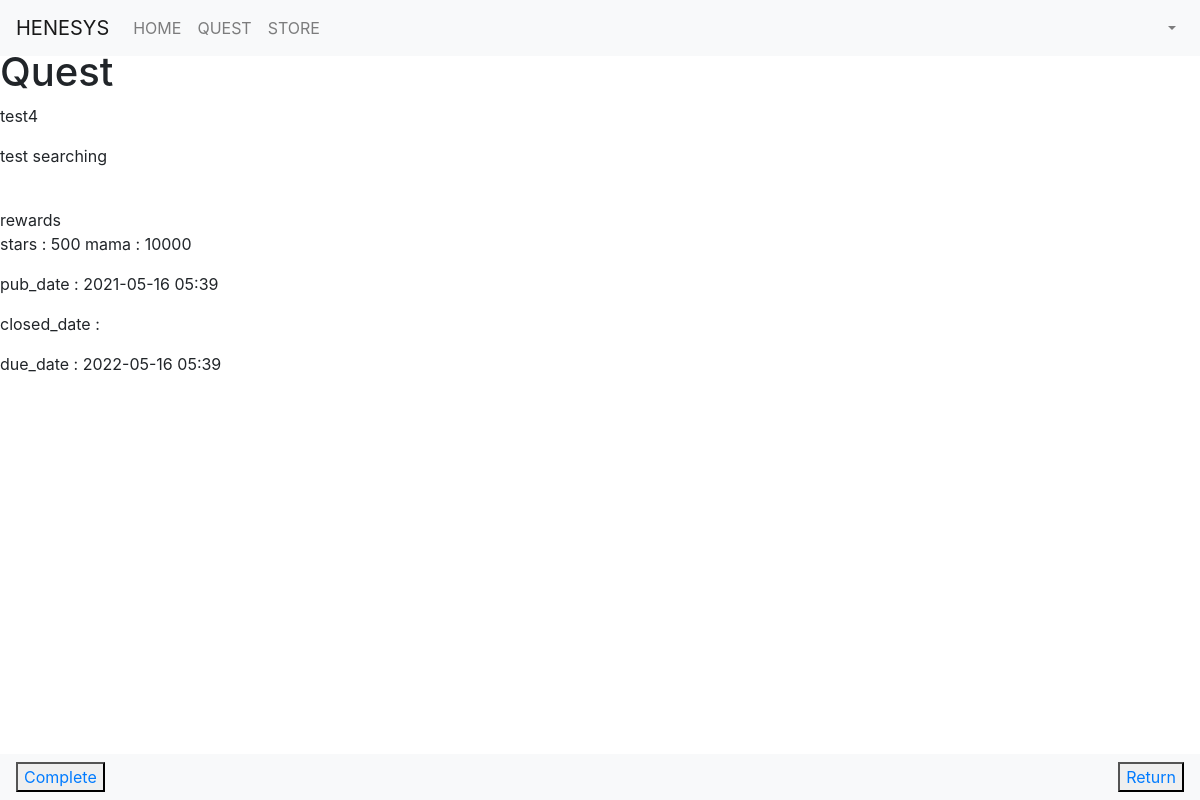
The page /quest/display_questlist/4 on the database its author committed.
### quest/models.py (models this page shows, shortened)
class Quest(models.Model):
    questname = models.CharField(max_length=50)
    contents = models.TextField()
    stars = models.PositiveBigIntegerField()
    mana = models.PositiveBigIntegerField()
    status = models.CharField(max_length=50)
    pub_date = models.DateTimeField()
    closed_date = models.DateTimeField(null=True, blank=True)
    due_date = models.DateTimeField(null=True, blank=True)
    tag = TaggableManager()

### quest/views.py (the view)
# urls.py: path('display_questlist/<int:pk>', views.display_detail_quest, name='display_detail_quest'),
def display_detail_quest(request, pk):
   quest_obj = Quest.objects.get(pk=pk)
   return render(request, 'display_detail_quest.html', {'quest':quest_obj})

### quest/templates/display_detail_quest.html (shortened to what this page needs)
{% extends 'base.html' %}
{% block content %}
<html>
    <head>
    </head>
    <body>
        <h1>Quest</h1>
        <p>{{quest.questname}}</p>
        <p>{{quest.contents}}</p>
        <br>rewards<br>
        stars : {{quest.stars}} mama : {{quest.mana}}</p>
        pub_date : {{quest.pub_date|date:"Y-m-d H:i"}}</p>
        closed_date : {{quest.closed_date|date:"Y-m-d H:i"}}</p>
        due_date : {{quest.due_date|date:"Y-m-d H:i"}}</p>
        <nav class="navbar fixed-bottom navbar-expand-lg navbar-light bg-light">
            <ul class="navbar-nav">
                <button><a href="/quest/display_questlist/{{quest.pk}}/request">Complete</a></button>
            </ul>
            <ul class="navbar-nav ml-auto">
                <button><a href="{% url 'display_questlist' %}">Return</a></button>
            </ul>
        </nav>
    </body>
</html>
{% endblock %}

### rows shown on the page
Quest: questname "test4", contents "test searching", stars "500", mana "10000", pub_date "2021-05-16 05:39", due_date "2022-05-16 05:39"
